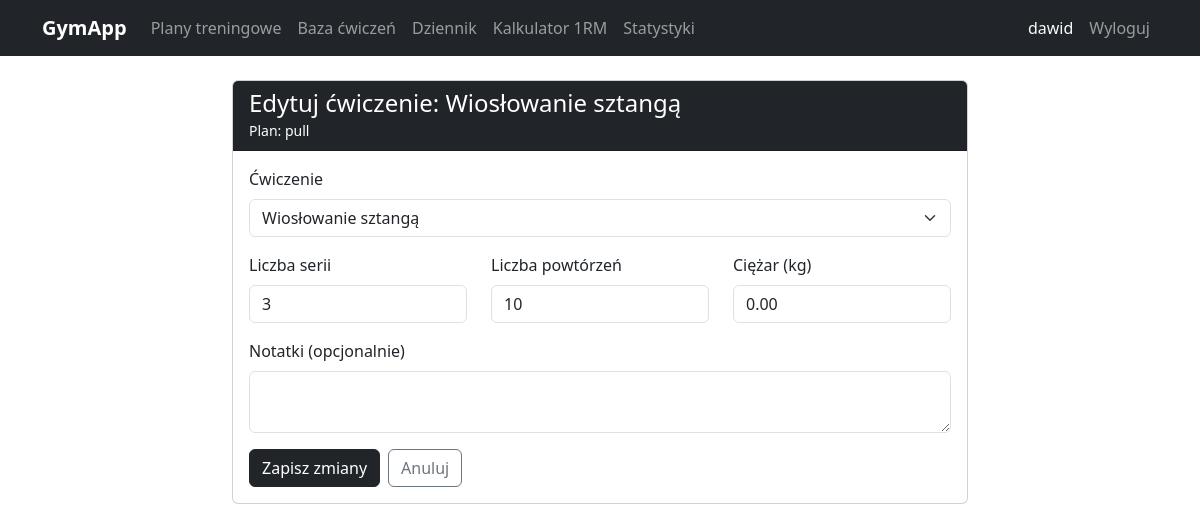
/cwiczenie-planu/4/edytuj/ (signed in), run on the app's committed database.
### tracker/models.py (models this page shows, shortened)
class CwiczeniePlanu(models.Model):
    plan = models.ForeignKey(PlanTreningowy, on_delete=models.CASCADE, related_name='cwiczenia')
    cwiczenie = models.ForeignKey(Cwiczenie, on_delete=models.CASCADE)
    serie = models.PositiveIntegerField(default=3)
    powtorzenia = models.PositiveIntegerField(default=10)
    ciezar = models.DecimalField(max_digits=6, decimal_places=2, default=0)
    notatki = models.TextField(blank=True)
    class Meta:
        verbose_name = 'Ćwiczenie planu'
        verbose_name_plural = 'Ćwiczenia planu'

class Cwiczenie(models.Model):
    KATEGORIE = [
        ('klatka', 'Klatka piersiowa'),
        ('plecy', 'Plecy'),
        ('nogi', 'Nogi'),
        ('barki', 'Barki'),
        ('biceps', 'Biceps'),
        ('triceps', 'Triceps'),
        ('brzuch', 'Brzuch'),
        ('inne', 'Inne'),
    ]
    nazwa = models.CharField(max_length=100)
    kategoria = models.CharField(max_length=20, choices=KATEGORIE)
    opis = models.TextField(blank=True)
    dodane_przez = models.ForeignKey(User, on_delete=models.SET_NULL, null=True, blank=True)
    czy_publiczne = models.BooleanField(default=True)
    def __str__(self):
        return self.nazwa
    class Meta:
        verbose_name = 'Ćwiczenie'
        verbose_name_plural = 'Ćwiczenia'

class PlanTreningowy(models.Model):
    nazwa = models.CharField(max_length=100)
    opis = models.TextField(blank=True)
    uzytkownik = models.ForeignKey(User, on_delete=models.CASCADE)
    data_utworzenia = models.DateTimeField(auto_now_add=True)
    czy_publiczny = models.BooleanField(default=False)
    class Meta:
        verbose_name = 'Plan treningowy'
        verbose_name_plural = 'Plany treningowe'

### tracker/views.py (the view)
# urls.py: path('cwiczenie-planu/<int:pk>/edytuj/', views.edytuj_cwiczenie_planu, name='edytuj_cwiczenie_planu'),
@login_required
def edytuj_cwiczenie_planu(request, pk):
    cwiczenie_planu = get_object_or_404(CwiczeniePlanu, pk=pk, plan__uzytkownik=request.user)
    if request.method == 'POST':
        formularz = CwiczeniePlanuForm(request.POST, instance=cwiczenie_planu)
        if formularz.is_valid():
            formularz.save()
            messages.success(request, 'Ćwiczenie zostało zaktualizowane!')
            return redirect('szczegoly_planu', pk=cwiczenie_planu.plan.pk)
    else:
        formularz = CwiczeniePlanuForm(instance=cwiczenie_planu)
    return render(request, 'tracker/edytuj_cwiczenie_planu.html', {
        'formularz': formularz,
        'cwiczenie_planu': cwiczenie_planu,
    })

### tracker/forms.py
class CwiczeniePlanuForm(forms.ModelForm):
    class Meta:
        model = CwiczeniePlanu
        fields = ['cwiczenie', 'serie', 'powtorzenia', 'ciezar', 'notatki']
        widgets = {
            'cwiczenie': forms.Select(attrs={'class': 'form-select'}),
            'serie': forms.NumberInput(attrs={'class': 'form-control', 'min': 1, 'max': 20}),
            'powtorzenia': forms.NumberInput(attrs={'class': 'form-control', 'min': 1, 'max': 100}),
            'ciezar': forms.NumberInput(attrs={'class': 'form-control', 'min': 0, 'step': '0.5'}),
            'notatki': forms.Textarea(attrs={'class': 'form-control', 'rows': 2}),
        }
        labels = {
            'cwiczenie': 'Ćwiczenie',
            'serie': 'Liczba serii',
            'powtorzenia': 'Liczba powtórzeń',
            'ciezar': 'Ciężar (kg)',
            'notatki': 'Notatki (opcjonalnie)',
        }

### tracker/templates/tracker/edytuj_cwiczenie_planu.html (shortened to what this page needs)
{% extends 'base.html' %}
{% block zawartosc %}
<div class="row justify-content-center">
    <div class="col-md-8">
        <div class="card">
            <div class="card-header bg-dark text-white">
                <h4 class="mb-0">Edytuj ćwiczenie: {{ cwiczenie_planu.cwiczenie.nazwa }}</h4>
                <small>Plan: {{ cwiczenie_planu.plan.nazwa }}</small>
            </div>
            <div class="card-body">
                <form method="post">
                    <div class="mb-3">
                        <label class="form-label">{{ formularz.cwiczenie.label }}</label>
                        {{ formularz.cwiczenie }}
                    </div>
                    <div class="row">
                        <div class="col-md-4 mb-3">
                            <label class="form-label">{{ formularz.serie.label }}</label>
                            {{ formularz.serie }}
                        </div>
                        <div class="col-md-4 mb-3">
                            <label class="form-label">{{ formularz.powtorzenia.label }}</label>
                            {{ formularz.powtorzenia }}
                        </div>
                        <div class="col-md-4 mb-3">
                            <label class="form-label">{{ formularz.ciezar.label }}</label>
                            {{ formularz.ciezar }}
                        </div>
                    </div>
                    <div class="mb-3">
                        <label class="form-label">{{ formularz.notatki.label }}</label>
                        {{ formularz.notatki }}
                    </div>
                    <div class="d-flex gap-2">
                        <button type="submit" class="btn btn-dark">Zapisz zmiany</button>
                        <a href="{% url 'szczegoly_planu' cwiczenie_planu.plan.pk %}" class="btn btn-outline-secondary">Anuluj</a>
                    </div>
                </form>
            </div>
        </div>
    </div>
</div>
{% endblock %}

### templates/base.html (shortened to what this page needs)
<!DOCTYPE html>
<html lang="pl">
<head>
    <link href="https://cdn.jsdelivr.net/npm/bootstrap@5.3.0/dist/css/bootstrap.min.css" rel="stylesheet">
</head>
<body>
    <nav class="navbar navbar-expand-lg navbar-dark bg-dark">
        <div class="container">
            <a class="navbar-brand fw-bold" href="{% url 'dashboard' %}">GymApp</a>
            <div class="collapse navbar-collapse" id="navbarMenu">
                {% if request.user.is_authenticated %}
                <ul class="navbar-nav me-auto">
                    <li class="nav-item">
                        <a class="nav-link" href="{% url 'lista_planow' %}">Plany treningowe</a>
                    </li>
                    <li class="nav-item">
                        <a class="nav-link" href="{% url 'lista_cwiczen' %}">Baza ćwiczeń</a>
                    </li>
                    <li class="nav-item">
                        <a class="nav-link" href="{% url 'dziennik' %}">Dziennik</a>
                    </li>
                    <li class="nav-item">
                        <a class="nav-link" href="{% url 'kalkulator_1rm' %}">Kalkulator 1RM</a>
                    </li>
                    <li class="nav-item">
                        <a class="nav-link" href="{% url 'statystyki' %}">Statystyki</a>
                    </li>
                </ul>
                <ul class="navbar-nav ms-auto">
                    <li class="nav-item">
                        <span class="nav-link text-light">{{ request.user.username }}</span>
                    </li>
                    <li class="nav-item">
                        <a class="nav-link" href="{% url 'wylogowanie' %}">Wyloguj</a>
                    </li>
                </ul>
                {% endif %}
            </div>
        </div>
    </nav>
    <div class="container mt-4">
        {% block zawartosc %}{% endblock %}
    </div>
</body>
</html>

### data on the page
CwiczeniePlanu: cwiczenie.nazwa "Wiosłowanie sztangą", plan.nazwa "pull", cwiczenie "Wiosłowanie sztangą", serie "3", powtorzenia "10", ciezar "0.00"

### other printed values
{{ request.user.username }} "dawid"
